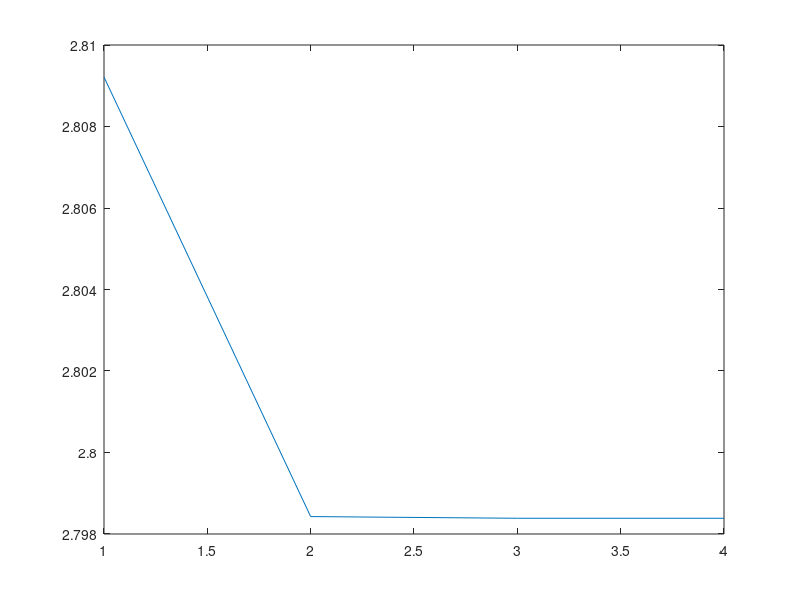

This figure's MATLAB source:
f = @(x)x*sin(x) + cos(x);
f1 =@(x1)x1*cos(x1);
prev_val = 0;
next_val = 0;
x1 = 0;
x0 = 3;
approx_error = 9999;
n = 1;
while(approx_error > 0.00005)
prev_val = x1;

x1 = x0 - (f(x0)/f1(x0));
arr1(n) = x1;
next_val = x1;

n = n + 1;
approx_error = (next_val-prev_val)/(next_val);
approx_error = abs(approx_error*100);
x0 = x1;
end
disp(x1);
disp(n);
plot(arr1);